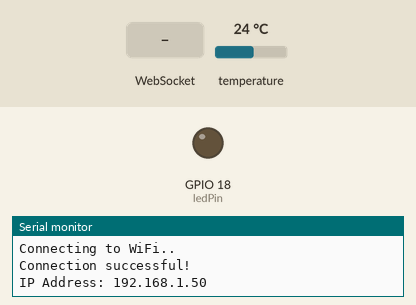
Simulated run of this sketch. Board: ESP32. Shown: output pins drawn as LEDs (lit = HIGH), the last lines printed to the serial monitor. The test bench sets the inputs (shaded band); at power-on: temperature 24 °C. WiFi joins after 1.5 s; servers stay silent unless stated.

Above: at 3.2 s.
3.3 s: WebSocket text "toggleLED" received
At 3.6 s:
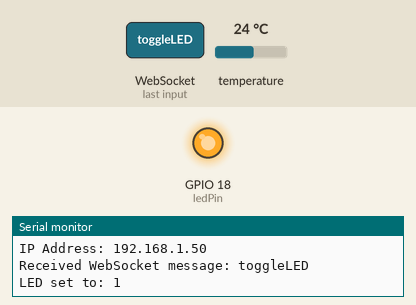
4.8 s: WebSocket text "refreshTemp" received
7.0 s: WebSocket text "getLEDState" received
Timing chart, 0 to 10.0 s (numbered marks = the images above; inputs shaded):
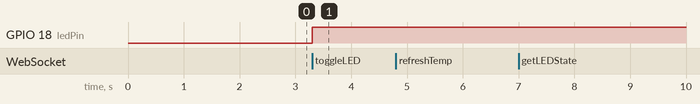

The sketch:

io_playground.ino
```cpp
#include <Arduino.h>
#include <ESPAsyncWebServer.h>
#include <WebSocketsServer.h>
#include <OneWire.h>
#include <DallasTemperature.h>
#include <WiFi.h>

// Define GPIO pins
const int ledPin = 18;
const int tempPin = 19;

// WiFi name and password
const char* ssid = "Ohio Stater_Resident_WiFi";
const char* password = "lemon377common";

// Initialize OneWire and DallasTemperature sensors
OneWire oneWire(tempPin);
DallasTemperature sensors(&oneWire);

// Initialize WebServer and WebSocket
AsyncWebServer server(80);
WebSocketsServer webSocket(81);

// Include required HTML pages
#include "index.h"
#include "led_control.h"
#include "thermometer.h"

// Arduino required setup function
void setup() {
  // Connects to serial monitor
  Serial.begin(115200);

  // Start WiFi setup
  connectToWiFi();

  // Initialize LED pin
  pinMode(ledPin, OUTPUT);
  digitalWrite(ledPin, LOW); // Starts off

  // Start DallasTemperature sensor
  sensors.begin();

  // Configure server routes for different pages
  server.on("/", HTTP_GET, [](AsyncWebServerRequest *request) {
    request->send_P(200, "text/html", index_html);
  });
  server.on("/led_control", HTTP_GET, [](AsyncWebServerRequest *request) {
    request->send_P(200, "text/html", led_control_html);
  });
  server.on("/thermometer", HTTP_GET, [](AsyncWebServerRequest *request) {
    request->send_P(200, "text/html", thermometer_html);
  });

  // Start web server
  server.begin();

  // Start WebSocket server
  webSocket.begin();
  webSocket.onEvent(handleWebSocketEvent);
}

// Arduino required loop function
void loop() {
  // Constantly running WebSocket
  webSocket.loop();
}

// Function to connect to WiFi and print the process to serial monitor
void connectToWiFi() {
  Serial.print("Connecting to WiFi");
  WiFi.begin(ssid, password); // Connect to the WiFi network

  while (WiFi.status() != WL_CONNECTED) { // Loop until connected
    Serial.print(".");
    delay(1000);
  }

  Serial.println("");
  Serial.println("Connection successful!");
  Serial.print("IP Address: ");
  Serial.println(WiFi.localIP());
}

// Function to forward WebSocket actions and request to correct
void handleWebSocketEvent(uint8_t num, WStype_t type, uint8_t *payload, size_t length) {
  switch(type) {
    case WStype_TEXT:
      // Handle text message from WebSocket
      handleWebSocketText(payload, length);
      break;
    case WStype_BIN:
      // Handle binary message from WebSocket
      handleWebSocketMessage(num, payload, length);
      break;
    default:
      break;
  }
}

// Function to parse WebSocket messages and respond accordingly
void handleWebSocketText(uint8_t *payload, size_t length) {
  String message = "";
  for (size_t i = 0; i < length; i++) {
    message += (char)payload[i];
  }
  // Prints WebSocket messages to serial monitor for debugging
  Serial.print("Received WebSocket message: ");
  Serial.println(message);

  // Handles toggle LED button requests
  if (message == "toggleLED") {
    // Toggles LED
    toggleLED();
    // More debugging messages
    bool ledStatus = digitalRead(ledPin);
    Serial.print("LED set to: ");
    Serial.println(ledStatus);
    // Send the current LED state back to the client
    webSocket.broadcastTXT(digitalRead(ledPin) == HIGH ? "ON" : "OFF");
  // Handles refresh temperature requests
  } else if (message == "refreshTemp") {
    // More debigging messages
    float temperature = readTemperature();
    Serial.print("Temperature reading: ");
    Serial.println(temperature);
    // Send the current temperature back to the client
    webSocket.broadcastTXT(String(temperature).c_str());
  // Handles requests for the current state of the LED
  } else if (message == "getLEDState") {
    bool ledStatus = digitalRead(ledPin);
    // More debugging messages
    Serial.print("LED: ");
    Serial.println(ledStatus);
    // Send the current LED state back to the client
    webSocket.broadcastTXT(digitalRead(ledPin) == HIGH ? "ON" : "OFF");
  }
}

// Function that reports back to webpage that the message was recieved
void handleWebSocketMessage(uint8_t num, uint8_t *payload, size_t length) {
  // Handle WebSocket message here
  webSocket.sendTXT(num, "Message received!");
}

// Toggles LED On/Off
void toggleLED() {
  digitalWrite(ledPin, !digitalRead(ledPin));
}

// Reads and returns current temperature
float readTemperature() {
  sensors.requestTemperatures();
  // Can change temperature unit to C/F here but the range of the Thermometer on the webpage needs reconfigured
  return sensors.getTempCByIndex(0);
}
```

index.h
```cpp
const char index_html[] PROGMEM = R"rawliteral(
<!DOCTYPE html>
<html>
<head>
  <title>Home</title>
</head>
<body>
  <h1>Welcome to the Home Page</h1>
  <a href="/led_control">LED Control</a><br>
  <a href="/thermometer">Thermometer</a><br>
</body>
</html>
)rawliteral";
```

led_control.h
```cpp
const char led_control_html[] PROGMEM = R"rawliteral(
<!DOCTYPE html>
<html>
<head>
  <title>LED Control</title>
  <style>
    /* Style for LED indicator */
    .led {
      width: 50px;
      height: 50px;
      background-color: gray;
      border-radius: 50%;
      box-shadow: inset 0px 0px 10px rgba(0, 0, 0, 0.5);
      display: inline-block;
      margin-right: 20px;
    }
    .led.on {
      background-color: #f00; /* Red color for on state */
    }
  </style>
</head>
<body>
  <h1>LED Control</h1>
  <div class="led" id="ledIndicator"></div>
  <button onclick="toggleLED()">Toggle LED</button><br>
  <button onclick="goToHome()">Home</button>
  <script>
    function toggleLED() {
      var ws = new WebSocket('ws://' + window.location.hostname + ':81/');
      ws.onopen = function(event) {
        ws.send('toggleLED');
      };
      ws.onmessage = function(event) {
        updateLEDIndicator(event.data);
        ws.close();
      };
    }
    function goToHome() {
      window.location.href = "/";
    }
    // Update LED indicator based on initial LED state
    window.onload = function() {
      var ledIndicator = document.getElementById('ledIndicator');
      var ws = new WebSocket('ws://' + window.location.hostname + ':81/');
      ws.onopen = function(event) {
        ws.send('getLEDState');
      };
      ws.onmessage = function(event) {
        updateLEDIndicator(event.data);
        ws.close();
      };
    };
    // Function to update LED indicator based on LED state
    function updateLEDIndicator(state) {
      var ledIndicator = document.getElementById('ledIndicator');
      if (state === 'ON') {
        ledIndicator.classList.add('on');
      } else {
        ledIndicator.classList.remove('on');
      }
    }
  </script>
</body>
</html>
)rawliteral";
```

thermometer.h
```cpp
const char thermometer_html[] PROGMEM = R"rawliteral(
<!DOCTYPE html>
<html lang="en">
<head>
  <meta charset="UTF-8">
  <meta name="viewport" content="width=device-width, initial-scale=1.0">
  <title>Thermometer</title>
  <style>
    body { font-family: "Georgia"; text-align: center; font-size: 16px;}
    h1 { font-weight: bold; font-size: 24px;}
    h2 { font-weight: bold; font-size: 20px;}
    button { font-weight: bold; font-size: 16px;}
    #thermometer {
      width: 200px;
      height: 450px;
     position: relative;
      border-radius: 10px;
      margin: auto;
      background: linear-gradient(to top, #0000FF, #FF0000);
    }
    #mercury {
      width: 100%;
      position: absolute;
      bottom: 0;
      background-color: #ff0000;
      border-radius: 10px 10px 0 0;
      transition: height 0.5s;
    }
  </style>
</head>
<body>
  <h1>Thermometer</h1>
  <div id="thermometer">
    <div id="mercury"></div>
  </div>
  <h2>Temperature: <span id="temp">--</span></h2>
  <button onclick="goToHome()">Home</button>
  <script>
    var socket;

    // Function to initialize WebSocket connection
    function initWebSocket() {
      socket = new WebSocket('ws://' + window.location.hostname + ':81/');

      // WebSocket event listener for receiving temperature data
      socket.onmessage = function(event) {
      var temperature = parseFloat(event.data);
      updateThermometer(temperature);
      };

      // WebSocket event listener for handling errors
      socket.onerror = function(event) {
        console.error("WebSocket error:", event);
      };

      // Immediately refresh temperature data upon connection
      refreshTemperature();
    }

    // Function to refresh temperature data
    function refreshTemperature() {
      if (socket.readyState === WebSocket.OPEN) {
        socket.send('refreshTemp');
      } else {
      console.error("WebSocket connection is not open.");
      }
    }

    // Function to update thermometer and temperature display
    function updateThermometer(temp) {
      // Adjust the range to fit temperatures from -5°C to 50°C
      var minValue = -5;
      var maxValue = 50;

      var mercury = document.getElementById('mercury');
      var height = 450; // Maximum height of thermometer
      var maxHeight = height - 20; // Leave some space at the top
      var minHeight = 50; // Minimum height to show
      var range = maxValue - minValue; // Temperature range

      // Adjust the temperature to fit the new range
      temp = Math.min(Math.max(temp, minValue), maxValue);

      var mercuryHeight = Math.min(Math.max((temp - minValue) / range * maxHeight, minHeight), maxHeight);
      mercury.style.height = mercuryHeight + 'px';
      document.getElementById('temp').innerText = temp.toFixed(2) + '°C';

      // Calculate color based on temperature
      var percent = (temp - minValue) / (maxValue - minValue);
      var color = interpolateColor("#0000FF", "#FF0000", percent);
      document.getElementById('thermometer').style.background = 'linear-gradient(to top, #0000FF, ' + color + ')';
    }

    // Interpolate color based on percentage
    function interpolateColor(startColor, endColor, percent) {
      var startRGB = hexToRgb(startColor);
      var endRGB = hexToRgb(endColor);

      var r = Math.ceil(startRGB.r + percent * (endRGB.r - startRGB.r));
      var g = Math.ceil(startRGB.g + percent * (endRGB.g - startRGB.g));
      var b = Math.ceil(startRGB.b + percent * (endRGB.b - startRGB.b));

      return rgbToHex(r, g, b);
    }

    // Convert hex color to RGB
    function hexToRgb(hex) {
      var bigint = parseInt(hex.substring(1), 16);
      var r = (bigint >> 16) & 255;
      var g = (bigint >> 8) & 255;
      var b = bigint & 255;
      return { r: r, g: g, b: b };
    }

    // Convert RGB color to hex
    function rgbToHex(r, g, b) {
      return "#" + ((1 << 24) + (r << 16) + (g << 8) + b).toString(16).slice(1);
    }

    // Function to navigate to home page
    function goToHome() {
      window.location.href = "/";
    }

    // Initial WebSocket connection
    initWebSocket();

    // Periodically refresh temperature data every 2 seconds
    setInterval(refreshTemperature, 2000);
  </script>
</body>
</html>
)rawliteral";
```

Measured:
- after the input at 3.3 s, GPIO 18 (ledPin): LOW → HIGH at once
